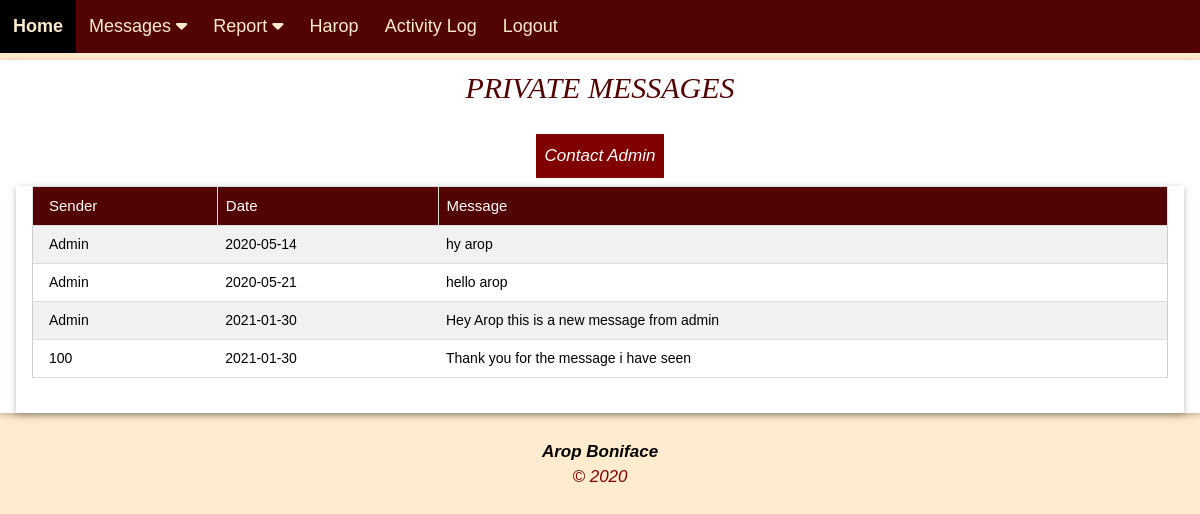
/pages/private.php (signed in), run on the app's committed database.
### tables this page shows
CREATE TABLE `membertb` (
  `memberId` int(11) NOT NULL,
  `photo` blob NOT NULL,
  `member_name` varchar(50) NOT NULL,
  `gender` enum('Male','Female','Other') NOT NULL,
  `contact` varchar(20) NOT NULL,
  `joinDate` date NOT NULL,
  `status` enum('Active','Inactive') NOT NULL DEFAULT 'Active',
  `username` varchar(50) NOT NULL,
  `pass` varchar(255) NOT NULL
);

CREATE TABLE `messagetb` (
  `messageId` int(20) NOT NULL,
  `memberId` int(20) NOT NULL,
  `sender` varchar(50) NOT NULL,
  `dateComposed` date NOT NULL,
  `messageBody` varchar(200) NOT NULL
);

### pages/private.php (the view, shortened to what this page needs)
<!DOCTYPE html>
<html lang="en">
<head>
  <link rel="stylesheet" type="text/css" href="../css/style.css" />
</head>
<body class="body">
<?php include('header.php');?>
<?php
include('db.php');
?>
<center>
<div class="w3-container w3-card w3-white w3-margin-bottom">
        <h2 class="status">PRIVATE MESSAGES</h2>
        <i> <button style="background-color:maroon;width:auto;padding:9px" onclick="document.getElementById('id02').style.display='block'" style="">Contact Admin</button></i>
      <div class="w3-container w3-card w3-white">
<?php
      $memberId=$_SESSION['memberId'];
      $q=mysqli_query($con,"SELECT * FROM messagetb WHERE memberId = '$memberId' ");
      $rr=mysqli_num_rows($q);
      if(!$rr)
      {
      echo "<h2 style='color:red;'>No message received...</h2>";
      }
      else
      {
      ?>
              <table class="w3-table-all"  id="membertb" >
        <tr>
            <th class="thead">Sender</th>
          <th class="thead">Date</th>
          <th class="thead">Message</th>
        </tr>
        <?php
      while($row=mysqli_fetch_assoc($q))
      {
        $q1=mysqli_query($con,"SELECT * FROM messagetb  WHERE messageId='".$row['messageId']."' ");
        $row=mysqli_fetch_assoc($q1);
        echo "<Tr>";
        echo "<td>".$row['sender']."</td>";
        echo "<td>".$row['dateComposed']."</td>";
        echo "<td>".$row['messageBody']."</td>";
        ?>
        <?php
      echo "</Tr>";
      }
      ?>
      </table>
<?php }?>
  <div style="padding-left:42%; padding-top:3%; font-size:20px"><?php echo @$err;?></div>
  </div>
  </div>
  </center>
<div class="bottom-nav">
<?php include('footer.php');?>
</div>
</body>
</html>

### pages/header.php (shortened to what this page needs)
<?php
include('db.php');
$stmt1 = $con->prepare('SELECT member_name FROM membertb WHERE memberId = ?');
$stmt1->bind_param('i', $_SESSION['memberId']);
$stmt1->execute();
$stmt1->bind_result($member_name);
?>
<!DOCTYPE html>
<html>
<link href="bootstrap/css/bootstrap.css" rel="stylesheet"/>
<link rel="stylesheet" href="css/w3.css">
<link rel="stylesheet" href="../../cdnjs.cloudflare.com/ajax/libs/font-awesome/4.7.0/css/font-awesome.min.css">
<link rel="stylesheet" type="text/css" href="../css/style.css" />
<body>
<div class="top-link" id="mytoplink">
  <a href="home.php">Home</a>
  <div class="dropdown">
    <button class="dropbtn">Messages
      <i class="fa fa-caret-down"></i>
    </button>
  </div>
  <div class="dropdown">
    <button class="dropbtn">Report
      <i class="fa fa-caret-down"></i>
    </button>
  </div>
  <a href="profile.php"><?=$member_name?></a>
  <a href="history.php">Activity Log</a>
  <a href="logout.php">Logout</a>
</div>
</body>
</html>

### css/style.css (style rules this page uses)
.body { background-color: blanchedalmond; box-align: center; margin-top: 5%; }
h2 { font-family: Cambria, Cochin, Georgia, Times, 'Times New Roman', serif; font-style: italic; margin-bottom: 0%; }
.bottom-nav { width: 100%; padding: 10px; color: maroon }
button { background-color: #4CAF50; color: white; padding: 14px 20px; margin: 8px 0; border: none; cursor: pointer; width: 100%; }
.status { color: rgb(82, 3, 3); padding-bottom: 20px; }
body { margin: 0; font-family: Arial; font-size: 17px; }
* { box-sizing: border-box; }
table { border-collapse: collapse; width: 95%; border: 2px solid #ddd; word-wrap: break-word; background-color: #d1d1e0 }
td { text-align: left; padding: 6px; font-size: 14px; font-weight: lighter; overflow: inline; word-wrap: break-word; }
tr:nth-child(even) { background-color: #f2f2f2 }
.thead { background-color: rgb(82, 3, 3); color: white; word-wrap: break-word; overflow: inline; text-align: left; padding: 6px; border: 1px solid #ddd; font-size: 15px; font-weight: lighter; }
.top-link { background-color: rgb(82, 3, 3); position: fixed; top: 0; width: 100%; }
.top-link a { float: left; display: block; color: blanchedalmond; text-align: center; padding: 13px 13px; text-decoration: none; font-size: 18px; }
.dropdown { float: left; overflow: hidden; }
.dropdown .dropbtn { font-size: 18px; border: none; outline: none; color: blanchedalmond; padding: 13px 13px; background-color: inherit; font-family: inherit; margin: 0; }

### css/w3.css (style rules this page uses)
html { box-sizing: border-box }
*, *:before, *:after { box-sizing: inherit }
html { -ms-text-size-adjust: 100%; -webkit-text-size-adjust: 100% }
body { margin: 0 }
a { background-color: transparent; -webkit-text-decoration-skip: objects }
button, input, select, textarea { font: inherit; margin: 0 }
button, input { overflow: visible }
button, select { text-transform: none }
button, html [type=button], [type=reset], [type=submit] { -webkit-appearance: button }
html, body { font-family: Verdana, sans-serif; font-size: 15px; line-height: 1.5 }
html { overflow-x: hidden }
h2 { font-size: 30px }
h1, h2, h3, h4, h5, h6 { font-family: "Segoe UI", Arial, sans-serif; font-weight: 400; margin: 10px 0 }
a { color: inherit }
.w3-table, .w3-table-all { border-collapse: collapse; border-spacing: 0; width: 100%; display: table }
.w3-table-all { border: 1px solid #ccc }
.w3-bordered tr, .w3-table-all tr { border-bottom: 1px solid #ddd }
.w3-table-all tr:nth-child(odd) { background-color: #fff }
.w3-table-all tr:nth-child(even) { background-color: #f1f1f1 }
.w3-table td, .w3-table th, .w3-table-all td, .w3-table-all th { padding: 8px 8px; display: table-cell; text-align: left; vertical-align: top }
.w3-table th:first-child, .w3-table td:first-child, .w3-table-all th:first-child, .w3-table-all td:first-child { padding-left: 16px }
.w3-container:after, .w3-container:before, .w3-panel:after, .w3-panel:before, .w3-row:after, .w3-row:before, .w3-row-padding:after, .w3-row-padding:before, .w3-cell-row:before, .w3-cell-row:after, .w3-clear:after, .w3-clear:before, .w3-bar:before, .w3-bar:after { content: ""; display: inline; clear: both }
.w3-container, .w3-panel { padding: 0.01em 16px }
.w3-card, .w3-card-2 { box-shadow: 0 2px 5px 0 rgba(0, 0, 0, 0.16), 0 2px 10px 0 rgba(0, 0, 0, 0.12) }
.w3-margin-bottom { margin-bottom: 16px!important }
.w3-white, .w3-hover-white:hover { color: #000; background-color: #fff }

### data on the page
membertb: member_name "Harop"
messagetb: sender "Admin", dateComposed "2020-05-14", messageBody "hy arop"
messagetb: sender "Admin", dateComposed "2020-05-21", messageBody "hello arop"
messagetb: sender "Admin", dateComposed "2021-01-30", messageBody "Hey Arop this is a new message from admin"
messagetb: sender "100", dateComposed "2021-01-30", messageBody "Thank you for the message i have seen"
